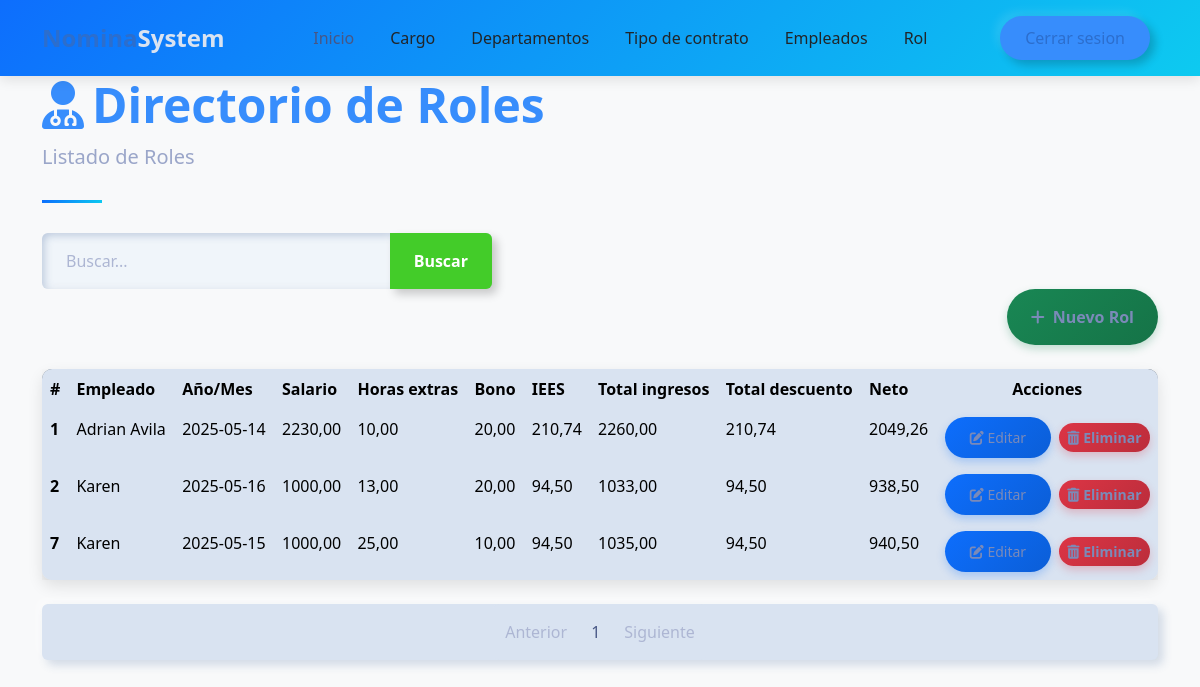
Page /payroll/list/payslips/ (signed in) on the earlier database version.
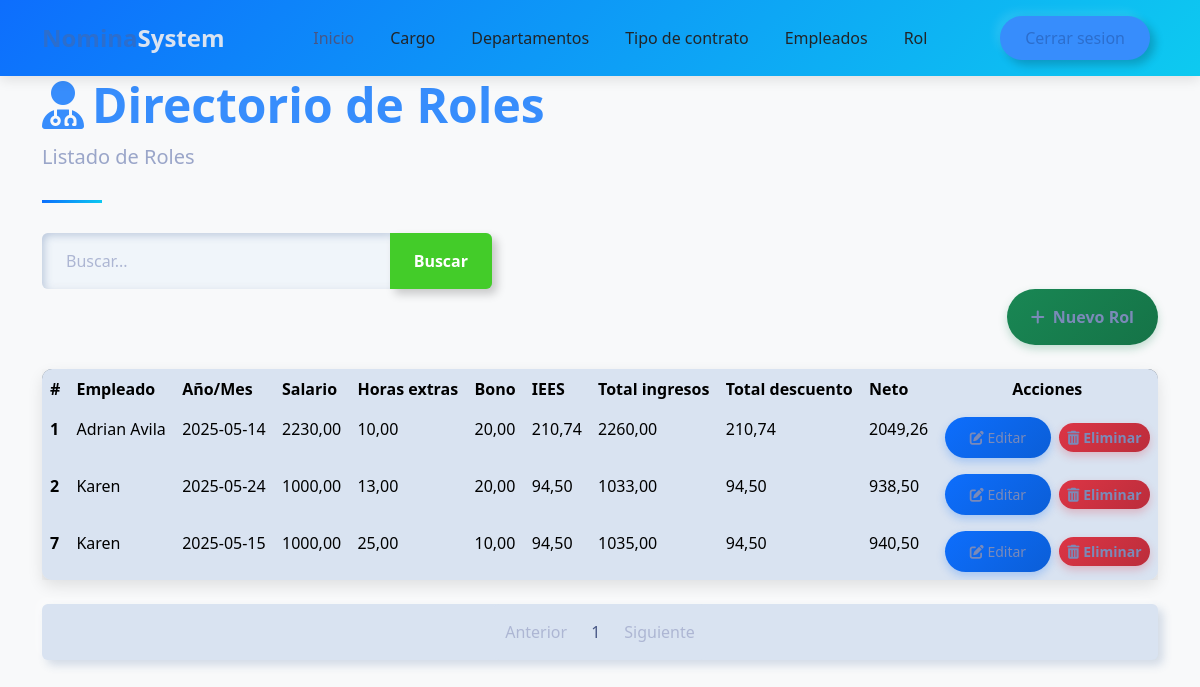
Same page on the later database version.
### payroll/models.py (models this page shows, shortened)
class Payslip(models.Model):
    employee = models.ForeignKey(Employee, on_delete=models.CASCADE)
    year_month = models.DateField()#202501
    salary = models.DecimalField(max_digits=10, decimal_places=2, validators=[MinValueValidator(0.01)])
    overtime_hours = models.DecimalField(max_digits=10, decimal_places=2, validators=[MinValueValidator(0.01)])
    bonus = models.DecimalField(max_digits=10, decimal_places=2, validators=[MinValueValidator(0.01)])
    iess = models.DecimalField(max_digits=10, decimal_places=2, validators=[MinValueValidator(0.01)])
    tot_ing = models.DecimalField(max_digits=10, decimal_places=2, validators=[MinValueValidator(0.01)])
    tot_des = models.DecimalField(max_digits=10, decimal_places=2, validators=[MinValueValidator(0.01)])
    neto = models.DecimalField(max_digits=10, decimal_places=2, validators=[MinValueValidator(0.01)])

class Employee(models.Model):
    SEX_CHOICES = [
        ('M', 'Masculino'),
        ('F', 'Femenino'),
        ]
    name = models.CharField(max_length=100)
    dni = models.CharField(max_length=10, unique=True)
    address = models.TextField()
    sex = models.CharField(max_length=1, choices=SEX_CHOICES)
    salary = models.DecimalField(max_digits=10, decimal_places=2, validators=[MinValueValidator(0.01)])
    position = models.ForeignKey(Position, on_delete=models.CASCADE)
    department = models.ForeignKey(Department,on_delete=models.CASCADE)
    contract_type = models.ForeignKey(ContractType,on_delete=models.CASCADE)

### payroll/views/payslip.py (the view)
# urls.py: path('list/payslips/', payslip.list_payslip, name='list_payslip'),
@login_required(login_url='sign_in')
def list_payslip(request):
    try:
        query=request.GET.get('search',None)
        if query:
            list_payslips=Payslip.objects.filter(Q(employee__name__icontains=query)|Q(year_month__icontains=query)|Q(salary__icontains=query) | Q(overtime_hours__icontains=query) | Q(bonus__icontains=query)  |Q(iess__icontains=query) | Q(tot_ing__icontains=query) | Q(tot_des__icontains=query) | Q(neto__icontains=query))
        else:
            list_payslips=Payslip.objects.all()
        context=paginator(request,list_payslips)
        return render(request,'payslip/list_payslip.html',context)
    except Exception as e:
        print(f"Error: {e}")
        return render(request,'payslip/list_payslip.html',{'error':'Error al buscar'})

### payroll/helpers/utilies.py (called while the page is built)
def paginator(request,objects):
    paginator=Paginator(objects,3)
    page_number=request.GET.get('page')
    registers=paginator.get_page(page_number)
    current_page = registers.number
    total_pages = paginator.num_pages
    pages_range = []
    for i in range(1, total_pages + 1):
        if abs(i - current_page) <= 2 or i == 1 or i == total_pages:
            pages_range.append(i)
    return {'registers': registers,'pages_range':pages_range,'current_page':current_page}

### template/payslip/list_payslip.html (shortened to what this page needs)
{% extends 'layout/base_nav.html' %}
{% load static %}
{% block content %}
<div class="container">
    <header class="page-header">
        <h1 class="display-5 fw-bold text-primary">
            <i class="fas fa-user-md me-2"></i>Directorio de Roles
        </h1>
        <p class="lead text-muted">Listado de Roles</p>
    </header>
    <form action="" style="max-width: 450px;">
        <div class="input-group">
            <input type="text" class="form-control" placeholder="Buscar..." name="search"
                value="{{ request.GET.search }}">
            <button class="btn btn-outline-success" data-bs-toggle="tooltip"
                data-bs-title="Escriba parte del apellido y click en buscar">
                Buscar
            </button>
        </div>
    </form>
    <div class="d-flex justify-content-end mb-4">
        <a class="btn btn-success" href="{% url 'payroll:create_payslip' %}">
            <i class="fas fa-plus me-2"></i>Nuevo Rol
        </a>
    </div>
    <div class="card mb-4">
        <div class="card-body p-0">
            <div class="table-responsive">
                <table class="table table-hover mb-0">
                    <thead>
                        <tr>
                            <th scope="col">#</th>
                            <th scope="col">Empleado</th>
                            <th scope="col">Año/Mes</th>
                            <th scope="col">Salario</th>
                            <th scope="col">Horas extras</th>
                            <th scope="col">Bono</th>
                            <th scope="col">IEES</th>
                            <th scope="col">Total ingresos</th>
                            <th scope="col">Total descuento</th>
                            <th scope="col">Neto</th>
                            <th scope="col" class="text-center">Acciones</th>
                        </tr>
                    </thead>
                    <tbody>
                        {% for item in registers %}
                        <tr>
                            <th scope="row">{{item.id}}</th>
                            <td>{{item.employee.name}}</td>
                            <td>{{item.year_month|date:"Y-m-d" }}</td>
                            <td>{{item.salary}}</td>
                            <td>{{item.overtime_hours}}</td>
                            <td>{{item.bonus}}</td>
                            <td>{{item.iess}}</td>
                            <td>{{item.tot_ing}}</td>
                            <td>{{item.tot_des}}</td>
                            <td>{{item.neto}}</td>
                            <td class="text-center">
                                <a href="{% url 'payroll:update_payslip' item.id %}" class="btn btn-sm btn-primary me-1">
                                    <i class="fas fa-edit"></i> Editar
                                </a>
                                <a href="{% url 'payroll:delete_payslip' item.id %}" class="btn btn-sm btn-danger">
                                    <i class="fas fa-trash-alt"></i> Eliminar
                                </a>
                            </td>
                        </tr>
                        {% endfor %}
                    </tbody>
                </table>
            </div>
        </div>
    </div>
    {% include 'layout/paginator.html' %}
</div>
{% endblock %}

Differences in the rows shown:
changed Payslip id 2: year_month "2025-05-16" → "2025-05-24"
